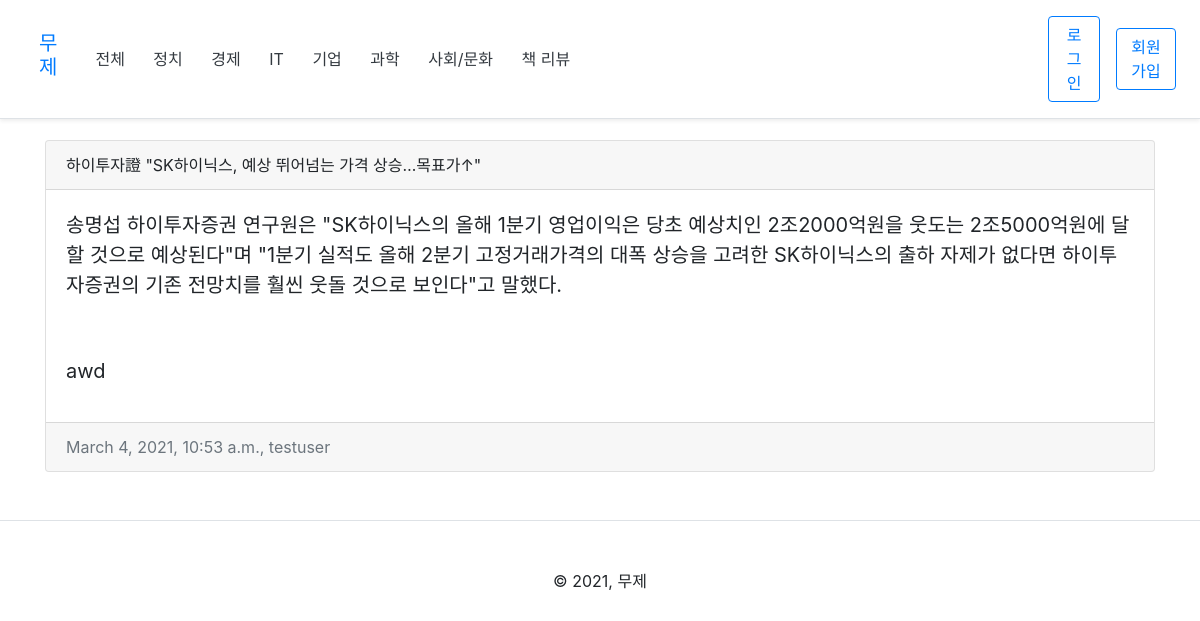
/34/, run on the app's committed database.
### posts/models.py (models this page shows, shortened)
class BaseModel(models.Model):
    created_at = models.DateTimeField(auto_now_add=True)
    updated_at = models.DateTimeField(auto_now=True)

class Posts(BaseModel):
    class CountryChoice(models.TextChoices):
        KOREA = "K", "국내"
        WORLD = "W", "해외"
    user = models.ForeignKey(settings.AUTH_USER_MODEL, related_name="posts", on_delete=CASCADE)
    title = models.CharField(max_length=100)
    image = models.TextField(blank=True)
    content = models.TextField()
    content_img = models.ImageField(upload_to="posts/%Y/%m/%d", blank=True, null=True)
    comment = models.TextField(blank=True, null=True)
    post_url = models.URLField()
    country = models.CharField(max_length=2, choices=CountryChoice.choices)
    category = models.ManyToManyField("Category")
    tag = models.ManyToManyField("Tag", blank=True)
    like_user_set = models.ManyToManyField(settings.AUTH_USER_MODEL, blank=True, related_name="like_user_set")
    class Meta:
        ordering = ['-id']
        verbose_name_plural = "Posts"

class BaseModel(models.Model):
    created_at = models.DateTimeField(auto_now_add=True)
    updated_at = models.DateTimeField(auto_now=True)

### accounts/models.py (models this page shows, shortened)
class User(AbstractUser):
    avatar = models.ImageField(upload_to="accounts/%Y/%m", default='accounts/base_user.png')
    nickname = models.CharField(unique=True, max_length=10)
    bio = models.CharField(blank=True, max_length=255)

### posts/views.py (the view)
# urls.py: path('<int:pk>/', views.PostDetail.as_view(), name="posts_detail"),
class PostDetail(DetailView):
    model = models.Posts
    template_name = 'posts/posts_detail.html'
    context_object_name = 'forms'

### templates/posts/posts_detail.html (shortened to what this page needs)
{% extends 'layout.html' %}
{% load bootstrap4 %}
{% block content %}
<div class="container">
    <div class="card">
        <div class="card-header">
            {{forms.title}}
        </div>
        <div class="card-body">
            <blockquote class="blockquote mb-0">
                <p>{{forms.content}}</p>
            </blockquote>
    </div>
        <div class="card-body">
            <blockquote class="blockquote mb-0">
                <p>{{forms.comment}}</p>
            </blockquote>
        </div>
        <div class="card-footer text-muted">
            {{forms.created_at}}, {{forms.user}}
        </div>
    </div>
</div>
{% endblock %}

### data on the page
Posts: title "하이투자證 \"SK하이닉스, 예상 뛰어넘는 가격 상승…목표가↑\"", content "송명섭 하이투자증권 연구원은 \"SK하이닉스의 올해 1분기 영업이익은 당초 예상치인 2조2000억원을 웃도는 2조5000억원에 달할 것으로 예상된다\"며 \"1분기 실적도 올해 2분기 고정거래가격의 대폭 상승을 고려한 SK하이닉스의 출하 자제가 없다면 하이투자증권의 기존 전망치를 훨씬 웃돌 것으로 보인다\"고 말했다.", comment "awd", user "testuser"
BaseModel: created_at "March 4, 2021, 10:53 a.m."
